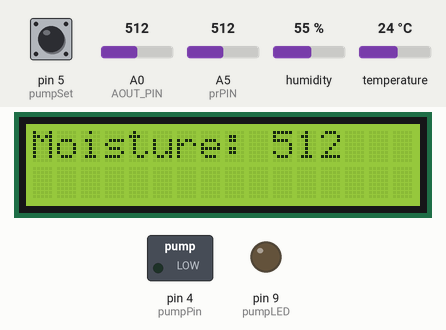
Simulated run of this sketch. Board: Arduino Uno, built with avr-gcc and run on an emulated ATmega328P. Parts: 16×2 character LCD, switched loads named in the sketch (green lamp = pin HIGH), output pins drawn as LEDs (lit = HIGH). The inputs (shaded band) are chosen by the test bench; at power-on: pin 5 (pumpSet) LOW, A0 (AOUT_PIN) = 512, humidity 55 %, temperature 24 °C, A5 (prPIN) = 512. Pins used as bus, display or sensor lines are not drawn; what the sketch prints to the serial monitor is not drawn.

Above: at 2.2 s.
2.3 s: pin 5 (pumpSet) pulled HIGH for 3.2 s
At 4.8 s:
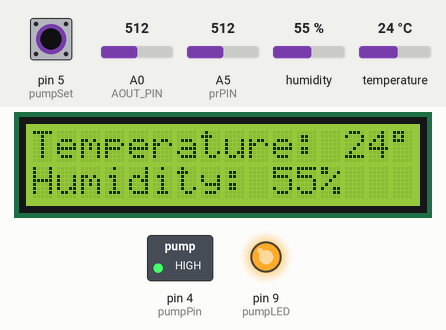
11.6 s: A0 (AOUT_PIN) set to 368
17.6 s: A0 (AOUT_PIN) set to 338
At 22.3 s:
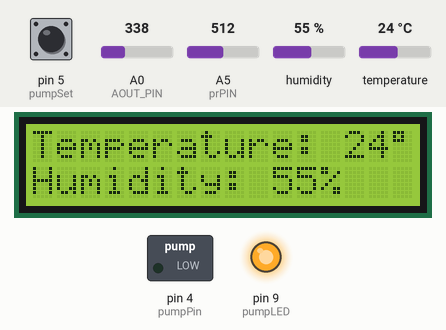
23.7 s: humidity set to 22 %
At 26.3 s:
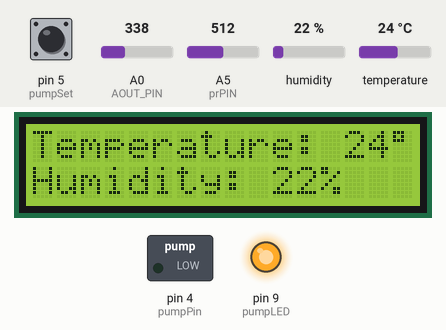
27.2 s: temperature set to 12 °C
At 28.1 s:
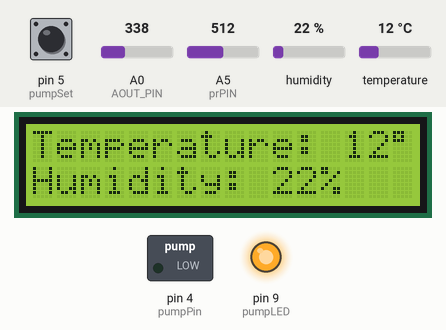
29.2 s: humidity set to 40 %
At 30.6 s:
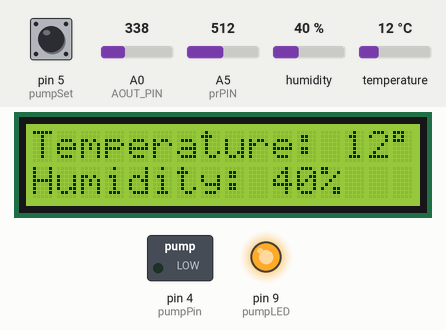
Timing chart, 0 to 32.2 s (numbered marks = the images above; inputs shaded):
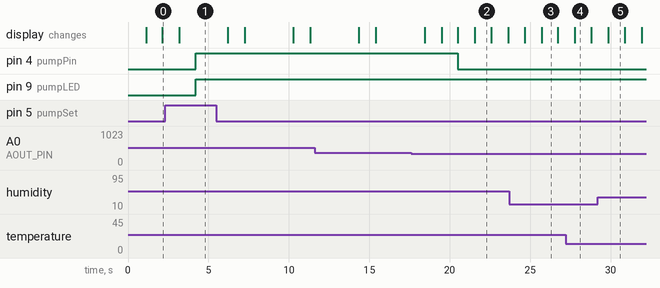

Measured:
- the behaviour switches between 351 and 350 on A0 (AOUT_PIN) (found by bisection; images 1 and 2)
- after the input at 2.3 s, pin 4 (pumpPin), pin 9 (pumpLED): LOW → HIGH after 1.9 s
- after the input at 17.6 s, pin 4 (pumpPin): HIGH → LOW after 2.9 s; the display: first differs from a run without the input after 2.9 s (image 2 shows a later state)
- after the input at 23.7 s, the display: first differs from a run without the input after 2.0 s (image 3)
- after the input at 27.2 s, the display: changes after 0.58 s (image 4)
- after the input at 29.2 s, the display: changes after 0.65 s (image 5)
- what the display in image 2 shows lasts 1.0 s, from 21.6 s to 22.6 s

The sketch:

plantProject0.ino
```cpp
#include <LiquidCrystal_I2C.h>

#include <dht.h>
#include <string.h>
dht DHT;
#define DHT11PIN 2
#define AOUT_PIN A0
const int pumpSwitch = 3;
const int pumpPin = 4;
const int prPIN = A5;
const int mThreshold = 350;
const int pumpSet = 5;
const int pumpLED = 9;
const int waterState = 6;
int buttonValue = 0;

LiquidCrystal_I2C lcd(0x27, 16, 2);

void setup() {
  Serial.begin(9600);
  Serial.println("Arduino On");
  pinMode(waterState, OUTPUT);
  pinMode(pumpPin, OUTPUT);
  pinMode(prPIN, INPUT);
  pinMode(pumpSet, INPUT);
  pinMode(pumpLED,OUTPUT);
  lcd.init();
  delay(1000);
  lcd.setCursor(0,0);
  lcd.clear();
  lcd.backlight();
}

void loop() {
  float structData = DHT.read11(DHT11PIN);
  float humidity = DHT.humidity;
  float temperature = DHT.temperature;
  float PRreading = analogRead(prPIN);
  int soilMoisture = analogRead(AOUT_PIN);
  lcd.clear();
  lcdHumidity(humidity);
  lcdTemp(temperature);
  delay(1000);
  Serial.println(digitalRead(pumpSet));
  Serial.println(buttonValue);
  if(digitalRead(pumpSet) == HIGH){
    buttonValue += 1;
  }
  if(buttonValue % 2 != 0){
    digitalWrite(pumpLED, HIGH);
    Serial.println("PUMP LED ON");
  }
  else{
    digitalWrite(pumpLED, LOW);
  }
  checkMoisture(soilMoisture);
  lcd.clear();
  lcdSM(soilMoisture);
  delay(1000);
}

void lcdHumidity(int humidityInput){
  lcd.setCursor(0, 1);
  lcd.print("Humidity: ");
  lcd.print(humidityInput);
  lcd.print("%");
  Serial.print("Humidity: ");
  Serial.print(humidityInput);
  Serial.println("%");
}

void lcdTemp(int tempInput){
  lcd.setCursor(0, 0);
  lcd.print("Temperature: ");
  lcd.print(tempInput);
  lcd.print((char)223);
  lcd.print("C");
  Serial.print("Temp: ");
  Serial.println(tempInput);
}

void lcdSM(int smInput){
  lcd.setCursor(0, 0);
  lcd.print("Moisture: ");
  lcd.print(smInput);
  Serial.print("Moisture: ");
  Serial.println(smInput);
}

/*
void lcdLight(int lightInput){
  String lightState = "Blinding";
  //lcd.setCursor(0,1);
  //lcd.print("Light: ");
  if(lightInput >= 400){
    lightState = "Luminous";
  }
  if(lightInput >= 600){
    lightState = "Bright";
  }
  if(lightInput >= 700){
    lightState = "Moderate";
  }
  if(lightInput >= 800){
    lightState = "Dim";
  }
  if(lightInput >= 900){
    lightState = "Dark";
  }

  //lcd.print(lightState);
  Serial.print("Light: ");
  Serial.println(lightInput);
  Serial.println(lightState);
}
*/

void checkMoisture(int smInput){
  if(smInput > mThreshold && buttonValue % 2 != 0){
    digitalWrite(waterState, HIGH);
    pumpState("ON");
    delay(2000);
  }
  else{
    digitalWrite(waterState,LOW);
    pumpState("OFF");
  }
}

void pumpState(String state){
  if(state == "ON"){
    digitalWrite(pumpPin,HIGH);
    Serial.println("PUMP ON");

  }
  else{
    digitalWrite(pumpPin,LOW);
    Serial.println("PUMP OFF");
  }
}
```
